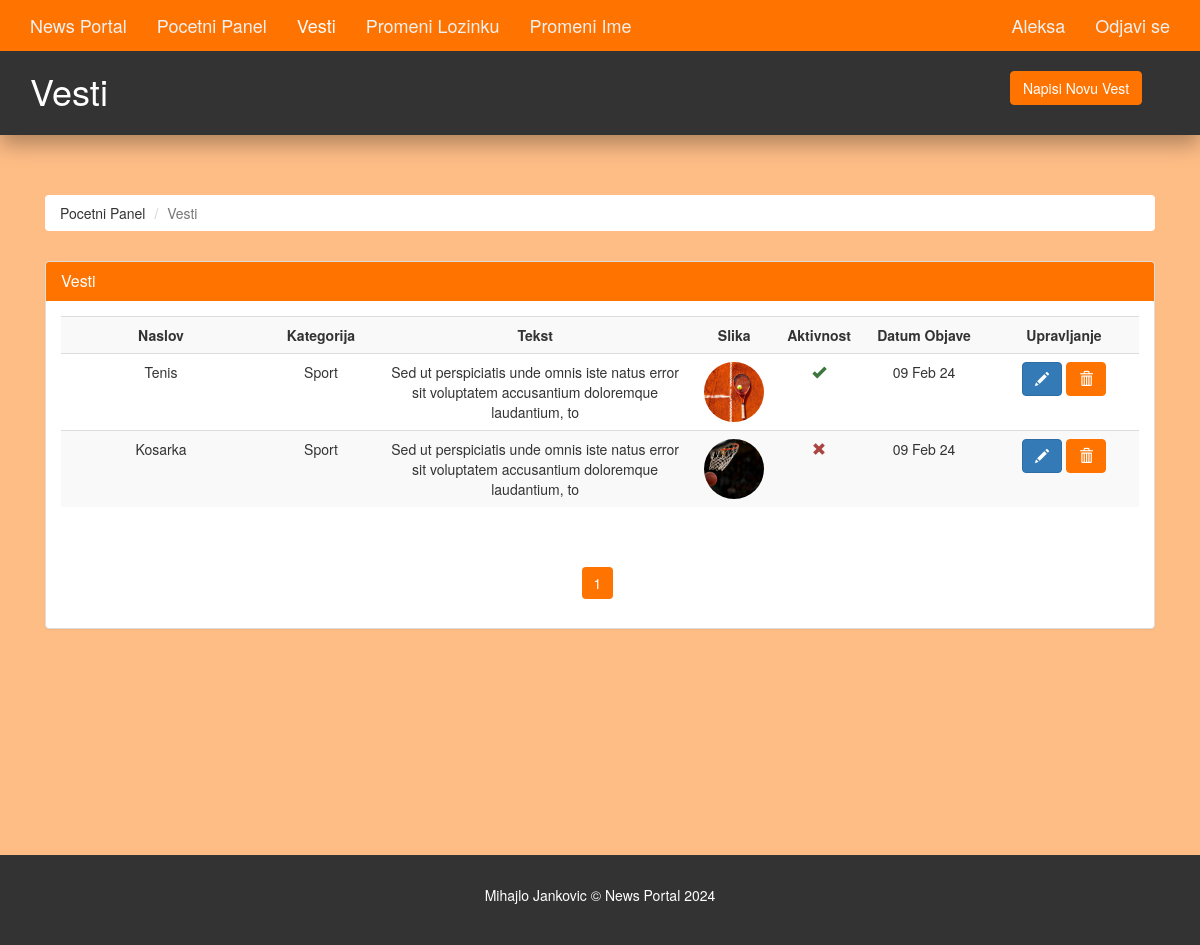
Page /author/articles.php (signed in) on the committed database.
### tables this page shows
CREATE TABLE `article` (
  `article_id` int(11) NOT NULL,
  `category_id` int(11) NOT NULL,
  `author_id` int(11) NOT NULL,
  `article_title` varchar(250) NOT NULL,
  `article_image` varchar(200) NOT NULL,
  `article_description` text NOT NULL,
  `article_date` date NOT NULL,
  `article_trend` tinyint(4) NOT NULL,
  `article_active` tinyint(4) NOT NULL,
  `likes` int(11) DEFAULT 0,
  `article_hashtags` varchar(255) NOT NULL DEFAULT '',
  `dislikes` int(11) DEFAULT 0
);

CREATE TABLE `category` (
  `category_id` int(11) NOT NULL,
  `category_name` varchar(45) NOT NULL,
  `category_color` varchar(35) NOT NULL,
  `category_image` varchar(250) NOT NULL,
  `category_description` varchar(350) NOT NULL
);

### author/articles.php (the view, shortened to what this page needs)
<?php
  require('./includes/nav.inc.php');
?>
<section id="breadcrumb">
  <div class="container">
    <ol class="breadcrumb">
      <li><a href="./index.php">Pocetni Panel</a></li>
      <li class="active">Vesti</li>
    </ol>
  </div>
</section>
<section id="main">
  <div class="container">
    <div class="col-md-12">
      <?php
       $limit = 10;
       $page = isset($_GET['page']) ? $_GET['page'] : 1;
       $offset = ($page - 1) * $limit;
       $sql = "SELECT article.article_title,
               article.article_id,
               article.article_date,
               article.article_image,
               article.article_active,
               article.article_description,
               category.category_name
               FROM article, category
               WHERE article.author_id = {$author_id}
               AND article.category_id = category.category_id
               ORDER BY article.article_date DESC, article.article_id DESC
               LIMIT {$offset}, {$limit}";
       $result = mysqli_query($con, $sql);
       $row = mysqli_num_rows($result);
      ?>
      <div class="panel panel-default">
        <div class="panel-heading main-color-bg">
          <h3 class="panel-title">Vesti</h3>
        </div>
        <div class="panel-body">
          <table class="table table-striped table-hover article-table">
            <tr>
              <th style="min-width: 200px">Naslov</th>
              <th style="min-width: 120px">Kategorija</th>
              <th style="min-width: 250px">Tekst</th>
              <th style="min-width: 90px">Slika</th>
              <th style="min-width: 50px">Aktivnost</th>
              <th style="min-width: 130px">Datum Objave</th>
              <th style="min-width: 150px">Upravljanje</th>
            </tr>
            <?php
                if($row > 0) {
                  while($data = mysqli_fetch_assoc($result)) {
                    $category_name = $data['category_name'];
                    $article_id = $data['article_id'];
                    $article_title = $data['article_title'];
                    $article_desc = $data['article_description'];
                    $article_image = $data['article_image'];
                    $article_date = $data['article_date'];
                    $article_active = $data['article_active'];
                    $article_desc = substr($article_desc,0,100);
                    $article_date = date("d M y",strtotime($article_date));
                    echo '
                      <tr>
                        <td>
                          '.$article_title.'
                        </td>
                        <td>
                          '.$category_name.'
                        </td>
                        <td>
                          '.$article_desc.'
                        </td>
                        <td>
                          <img src="../assets/images/articles/'.$article_image.'" />
                        </td>
                        <td>';
                        if($article_active > 0) {
                          echo '<span class="glyphicon glyphicon-ok text-success"></span>';
                        }
                        else {
                          echo '<span class="glyphicon glyphicon-remove text-danger"></span>';
                        }
                        echo '
                        </td>
                        <td>
                          '.$article_date.'
                        </td>
                        <td>
                          <a class="btn btn-primary" href="./edit-article.php?id='.$article_id.'">
                            <span class="glyphicon glyphicon-pencil"></span>
                          </a>
                          <a class="btn btn-danger" href="javascript:deleteConfirm('.$article_id.')">
                            <span class="glyphicon glyphicon-trash"></span>
                          </a>
                        </td>
                      </tr>
                    ';
                  }
                }
              ?>
          </table>
        </div>
        <div class="text-center">
          <ul class="pagination pg-red">
            <?php
              $paginationQuery = "SELECT * FROM article WHERE author_id = $author_id ";
              $paginationResult = mysqli_query($con, $paginationQuery);
              if(mysqli_num_rows($paginationResult) > 0) {
                $total_articles = mysqli_num_rows($paginationResult);
                $total_page = ceil($total_articles / $limit);
                for($i = 1; $i <= $total_page; $i++) {
                  $active = "";
                  if($i == $page) {
                    $active = "active";
                  }
                  echo '<li class="page-item '.$active.'"><a href="./articles.php?page='.$i.'" class="page-link">'.$i.'</a></li>';
                }
              }
            ?>
          </ul>
        </div>
      </div>
    </div>
  </div>
</section>
<?php
  require('./includes/footer.inc.php')
?>

### assets/css/admin/style.css (style rules this page uses)
body { background: #ffbd86; }
.btn-danger { color: #fff; background-color: #ff7300; border-color: #ff7300; }
.main-color-bg { background-color: #ff7300 !important; border-color: #ff7300 !important; color: #ffffff !important; }
.breadcrumb { margin: 30px 15px; background: #fff; color: #333333; }
.breadcrumb a { color: #333333; }
.article-table td img { border-radius: 50%; object-fit: cover; height: 6rem; width: 6rem; }
.article-table th, .article-table td { text-align: center; }
.pagination>li>a, .pagination>li>span { border-radius: var(--border-radius); margin: 5px; border: none; color: #ff7300; cursor: pointer; }
.pagination>.active>a, .pagination>.active>a:focus, .pagination>.active>a:hover, .pagination>.active>span, .pagination>.active>span:focus, .pagination>.active>span:hover { z-index: 3; color: #fff; cursor: default; background-color: #ff7300; border-color: none; }
#main { min-height: 70.5vh; }

### assets/css/partials/1-variables.css (style rules this page uses)
:root { --primary-color: #ff7300; --secondary-color: #f99500; --light-color: #f1f1f1; --dark-color: #50514f; --black-color: #333333; --tag-trend-color: #fa163f; --tag-yellow-color: #ffbe0b; --tag-purple-color: #8338ec; --tag-blue-color: #3a86ff; --tag-green-color: #00ff73; --tag-orange-color: #bb5700; --tag-pink-color: #ff0a54; --tag-brown-color: #663f3f; --tag-red-color: #ff0000; --tag-black-color: #000000; --tag-dark-color: #000083; --tag-mint-color: #00e8d1; --hover-color: #ee4444; --active-color: #b90615; --ts-vs: 0.56rem; --ts-sml: 0.8rem; --ts-md: 1.1rem; --ts-lg: 1.25rem; --hs-vs: 1.3rem; --hs-sml: 2rem; --hs-md: 2.5rem; --hs-lg: 3rem; --ff-monts: "Montserrat", sans-serif; --ff-nunito: "Nunito Sans", sans-serif; --ff-noto: "Noto Serif", serif; --ff-robo: "Roboto", sans-serif; --border-radius: 5px; }

### rows in the picture
article: article_title "Tenis", category.category_name "Sport", article_description "Sed ut perspiciatis unde omnis iste natus error sit voluptatem accusantium doloremque laudantium, to", article_image (picture), article_active 1 (drawn), article_date "09 Feb 24"
article: article_title "Kosarka", category.category_name "Sport", article_description "Sed ut perspiciatis unde omnis iste natus error sit voluptatem accusantium doloremque laudantium, to", article_image (picture), article_active 0 (drawn), article_date "09 Feb 24"

### other values in the picture
$author_name "Aleksa"
$page_title "Vesti"
